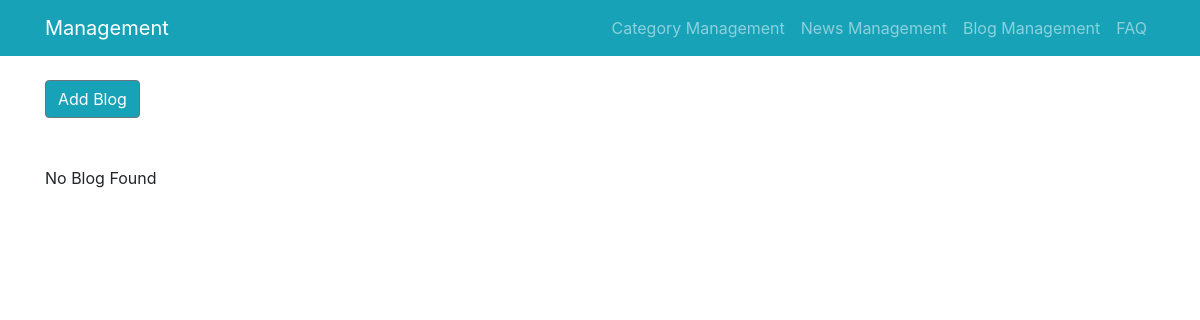
The page /blog_management/ on the database as committed earlier.
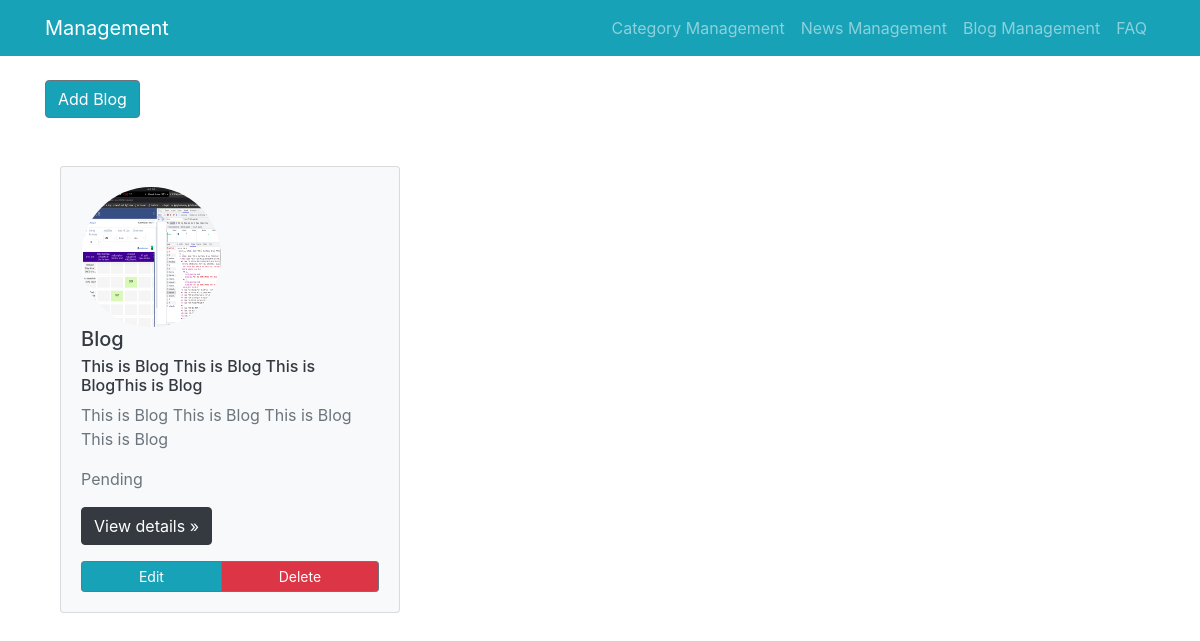
The same page on the database as committed later.
### blog_management/models.py (models this page shows, shortened)
class Blog(models.Model):
    class Meta:
        db_table = 'blog'
    id = models.AutoField(primary_key=True)
    title = models.CharField(max_length=150)
    short_description = models.CharField(max_length=150)
    description = models.CharField(max_length=300)
    image = models.ImageField(upload_to='media/')
    status = models.CharField(max_length=300, choices = STATUS_CHOICES,null=True,blank=True)
    meta_title = models.CharField(max_length=150)
    meta_description = models.TextField(blank = True)
    meta_keyword = models.CharField(max_length=300)
    og_title = models.TextField(blank = True)
    og_description = models.CharField(max_length=300)
    og_url = models.CharField(max_length=150)
    canonical_url = models.TextField(blank = True)

### blog_management/views.py (the view)
# urls.py: path('', BlogView.as_view(), name="blog_list"),
class BlogView(ListView):
    model = Blog
    queryset = Blog.objects.all()
    template_name = 'blog_management/list_view.html'
    context_object_name = 'blog_list'

### templates/blog_management/list_view.html
{% extends 'base.html' %}
{% block content %}
<br>
<div>
  <a class="btn btn-secondary bg-info" href="{% url 'add_blog' %}" role="button">Add Blog</a>
</div>
<div class="album py-5">
  <div class="container">
    <div class="row">
      {% if object_list %}
      {% for each in blog_list %}
      <div class="col-md-4 mb-3">
        <div class="card bg-light">
          <div class="card-body">
            <img class="rounded-circle" src="{{ MEDIA_URL }}{{each.image.url}}" alt="{{each.image.url}}" width="140" height="140">
            <h5 class="card-title text-dark">{{each.title}}</h5>
            <h6 class="card-subtitle mb-2 text-dark">{{each.short_description}}</h6>
            <p class="text-muted">{{each.description}}</p>
            <p class="text-muted">{{each.status}}</p>
            <p><a class="btn btn-dark" href="{% url 'blog_detail_view' each.id %}" role="button">View details
                &raquo;</a></p>
            <div class="btn-group d-flex justify-content-between align-items-center">
              <a class="btn btn-sm btn-outline-secondary bg-info text-white" href="{% url 'edit_blog' each.id %}"
                role="button">Edit</a>
              <a class="btn btn-sm btn-outline-secondary bg-danger text-white" href="{% url 'delete_blog' each.id %}" role="button">Delete</a>
            </div>
          </div>
        </div>
      </div>
      {% endfor %}
      {% else %}
      No Blog Found
      {% endif %}
    </div>
  </div>
  {% endblock %}

Rows that differ between the two databases and show on the page:
added Blog: image (picture), title "Blog", short_description "This is Blog This is Blog This is BlogThis is Blog", description "This is Blog This is Blog This is Blog This is Blog", status "Pending"
Other text that changed with them:
text no longer shown: "No Blog Found"
